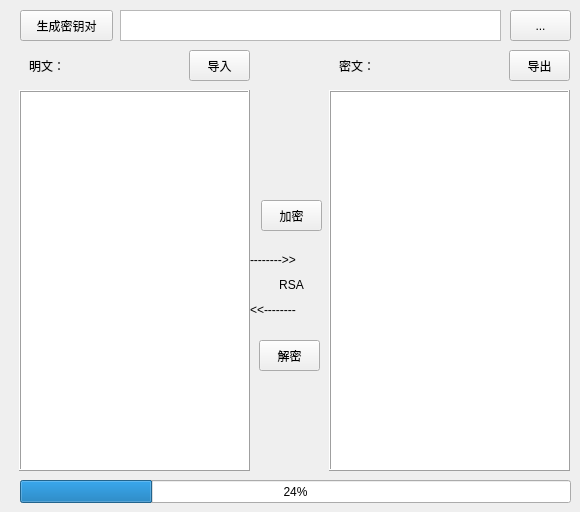
                        <widget class="QWidget" name="str_tab_3">
                            <attribute name="title">
                                <string>字符串加解密</string>
                            </attribute>
                            <widget class="QLabel" name="plaintext_label_4">
                                <property name="geometry">
                                    <rect>
                                        <x>29</x>
                                        <y>50</y>
                                        <width>51</width>
                                        <height>31</height>
                                    </rect>
                                </property>
                                <property name="text">
                                    <string>明文：</string>
                                </property>
                            </widget>
                            <widget class="QPushButton" name="import_plaintext_button_4">
                                <property name="geometry">
                                    <rect>
                                        <x>189</x>
                                        <y>50</y>
                                        <width>61</width>
                                        <height>31</height>
                                    </rect>
                                </property>
                                <property name="text">
                                    <string>导入</string>
                                </property>
                            </widget>
                            <widget class="QPlainTextEdit" name="cipher_text_edit_4">
                                <property name="geometry">
                                    <rect>
                                        <x>329</x>
                                        <y>90</y>
                                        <width>241</width>
                                        <height>381</height>
                                    </rect>
                                </property>
                                <property name="frameShape">
                                    <enum>QFrame::Box</enum>
                                </property>
                                <property name="frameShadow">
                                    <enum>QFrame::Raised</enum>
                                </property>
                            </widget>
                            <widget class="QProgressBar" name="progress_bar_6">
                                <property name="geometry">
                                    <rect>
                                        <x>20</x>
                                        <y>480</y>
                                        <width>551</width>
                                        <height>23</height>
                                    </rect>
                                </property>
                                <property name="value">
                                    <number>24</number>
                                </property>
                            </widget>
                            <widget class="QPushButton" name="decrypt_button_6">
                                <property name="geometry">
                                    <rect>
                                        <x>259</x>
                                        <y>340</y>
                                        <width>61</width>
                                        <height>31</height>
                                    </rect>
                                </property>
                                <property name="text">
                                    <string>解密</string>
                                </property>
                            </widget>
                            <widget class="QPlainTextEdit" name="plain_text_edit_4">
                                <property name="geometry">
                                    <rect>
                                        <x>19</x>
                                        <y>90</y>
                                        <width>231</width>
                                        <height>381</height>
                                    </rect>
                                </property>
                                <property name="frameShape">
                                    <enum>QFrame::Box</enum>
                                </property>
                                <property name="frameShadow">
                                    <enum>QFrame::Raised</enum>
                                </property>
                                <property name="horizontalScrollBarPolicy">
                                    <enum>Qt::ScrollBarAlwaysOff</enum>
                                </property>
                                <property name="sizeAdjustPolicy">
                                    <enum>QAbstractScrollArea::AdjustToContents</enum>
                                </property>
                                <property name="lineWrapMode">
                                    <enum>QPlainTextEdit::WidgetWidth</enum>
                                </property>
                            </widget>
                            <widget class="QLabel" name="ciphertext_label_4">
                                <property name="geometry">
                                    <rect>
                                        <x>339</x>
                                        <y>50</y>
                                        <width>51</width>
                                        <height>31</height>
                                    </rect>
                                </property>
                                <property name="frameShape">
                                    <enum>QFrame::NoFrame</enum>
                                </property>
                                <property name="frameShadow">
                                    <enum>QFrame::Plain</enum>
                                </property>
                                <property name="text">
                                    <string>密文：</string>
                                </property>
                            </widget>
                            <widget class="QLabel" name="arrow_left_4">
                                <property name="geometry">
                                    <rect>
                                        <x>250</x>
                                        <y>300</y>
                                        <width>81</width>
                                        <height>20</height>
                                    </rect>
                                </property>
                                <property name="text">
                                    <string>&lt;&lt;--------</string>
                                </property>
                            </widget>
                            <widget class="QPushButton" name="export_ciphertext_button_4">
                                <property name="geometry">
                                    <rect>
                                        <x>509</x>
                                        <y>50</y>
                                        <width>61</width>
                                        <height>31</height>
                                    </rect>
                                </property>
                                <property name="text">
                                    <string>导出</string>
                                </property>
                            </widget>
                            <widget class="QPushButton" name="encrypt_button_6">
                                <property name="geometry">
                                    <rect>
                                        <x>261</x>
                                        <y>200</y>
                                        <width>61</width>
                                        <height>31</height>
                                    </rect>
                                </property>
                                <property name="text">
                                    <string>加密</string>
                                </property>
                            </widget>
                            <widget class="QLabel" name="arrow_right_4">
                                <property name="geometry">
                                    <rect>
                                        <x>250</x>
                                        <y>250</y>
                                        <width>81</width>
                                        <height>20</height>
                                    </rect>
                                </property>
                                <property name="text">
                                    <string>--------&gt;&gt;</string>
                                </property>
                            </widget>
                            <widget class="QLabel" name="current_cipher_label_3">
                                <property name="geometry">
                                    <rect>
                                        <x>251</x>
                                        <y>269</y>
                                        <width>81</width>
                                        <height>31</height>
                                    </rect>
                                </property>
                                <property name="text">
                                    <string>RSA</string>
                                </property>
                                <property name="alignment">
                                    <set>Qt::AlignCenter</set>
                                </property>
                                <property name="wordWrap">
                                    <bool>true</bool>
                                </property>
                                <property name="indent">
                                    <number>-1</number>
                                </property>
                                <property name="openExternalLinks">
                                    <bool>false</bool>
                                </property>
                            </widget>
                            <widget class="QPushButton" name="generate_keypair_button">
                                <property name="geometry">
                                    <rect>
                                        <x>20</x>
                                        <y>10</y>
                                        <width>93</width>
                                        <height>31</height>
                                    </rect>
                                </property>
                                <property name="text">
                                    <string>生成密钥对</string>
                                </property>
                            </widget>
                            <widget class="QTextBrowser" name="show_keypair_text">
                                <property name="geometry">
                                    <rect>
                                        <x>120</x>
                                        <y>10</y>
                                        <width>381</width>
                                        <height>31</height>
                                    </rect>
                                </property>
                            </widget>
                            <widget class="QToolButton" name="export_keypair_toolButton">
                                <property name="geometry">
                                    <rect>
                                        <x>510</x>
                                        <y>10</y>
                                        <width>61</width>
                                        <height>31</height>
                                    </rect>
                                </property>
                                <property name="text">
                                    <string>...</string>
                                </property>
                            </widget>
                        </widget>
